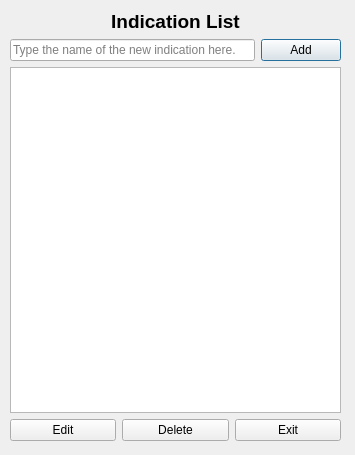
<?xml version="1.0" encoding="UTF-8"?>
<ui version="4.0">
 <class>DlgIndications</class>
 <widget class="QDialog" name="DlgIndications">
  <property name="geometry">
   <rect>
    <x>0</x>
    <y>0</y>
    <width>355</width>
    <height>455</height>
   </rect>
  </property>
  <property name="windowTitle">
   <string>Indication List</string>
  </property>
  <widget class="QWidget" name="">
   <property name="geometry">
    <rect>
     <x>10</x>
     <y>10</y>
     <width>331</width>
     <height>431</height>
    </rect>
   </property>
   <layout class="QVBoxLayout" name="lytMain">
    <item>
     <widget class="QLabel" name="lblHeader">
      <property name="font">
       <font>
        <pointsize>14</pointsize>
        <weight>75</weight>
        <bold>true</bold>
       </font>
      </property>
      <property name="text">
       <string>Indication List</string>
      </property>
      <property name="alignment">
       <set>Qt::AlignCenter</set>
      </property>
     </widget>
    </item>
    <item>
     <layout class="QHBoxLayout" name="lytNewIndication">
      <item>
       <widget class="QLineEdit" name="ledNewIndication">
        <property name="placeholderText">
         <string>Type the name of the new indication here.</string>
        </property>
       </widget>
      </item>
      <item>
       <widget class="QPushButton" name="btnAdd">
        <property name="text">
         <string>Add</string>
        </property>
       </widget>
      </item>
     </layout>
    </item>
    <item>
     <widget class="QListWidget" name="lstIndications"/>
    </item>
    <item>
     <layout class="QHBoxLayout" name="lytBottomButtons">
      <item>
       <widget class="QPushButton" name="btnEdit">
        <property name="focusPolicy">
         <enum>Qt::NoFocus</enum>
        </property>
        <property name="text">
         <string>Edit</string>
        </property>
       </widget>
      </item>
      <item>
       <widget class="QPushButton" name="btnDelete">
        <property name="text">
         <string>Delete</string>
        </property>
       </widget>
      </item>
      <item>
       <widget class="QPushButton" name="btnExit">
        <property name="text">
         <string>Exit</string>
        </property>
       </widget>
      </item>
     </layout>
    </item>
   </layout>
  </widget>
 </widget>
 <resources/>
 <connections/>
</ui>
